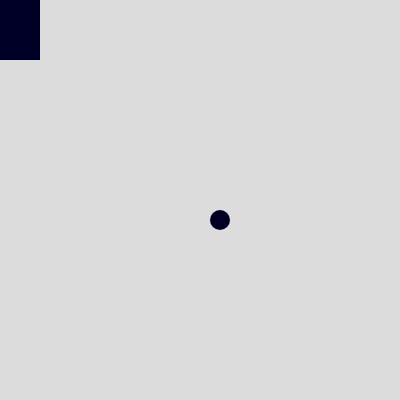
Frame 1 (no input)
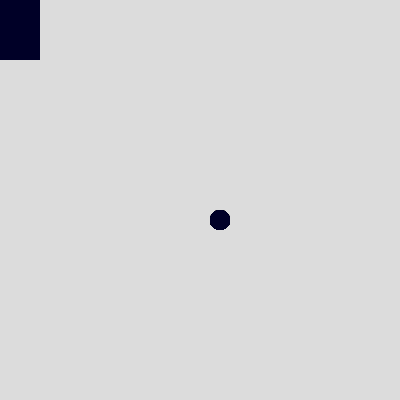
Frame 60 (no input)
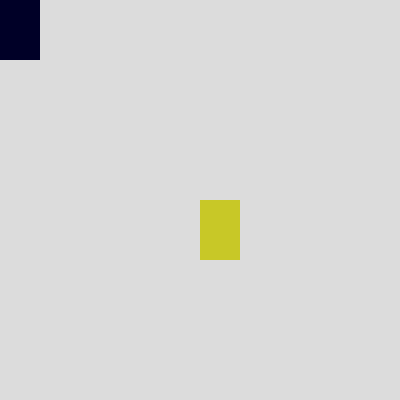
Frame 120 (the mouse pressed at the canvas centre since frame 60)

The p5.js sketch that drew these frames (run headless with seeded random() and noise() and a simulated clock; from frame 60 on, the mouse is pressed at the canvas centre):

// p5.js sketch
// ── sketch.js
function setup() {
  createCanvas(400, 400);
    background(220);

}

function draw() {
  noStroke();
  fill(mouseX, mouseY, 39)
  ellipse(220, 220, 20, 20)
  rect(mouseX, mouseY, 40, 60)
}
